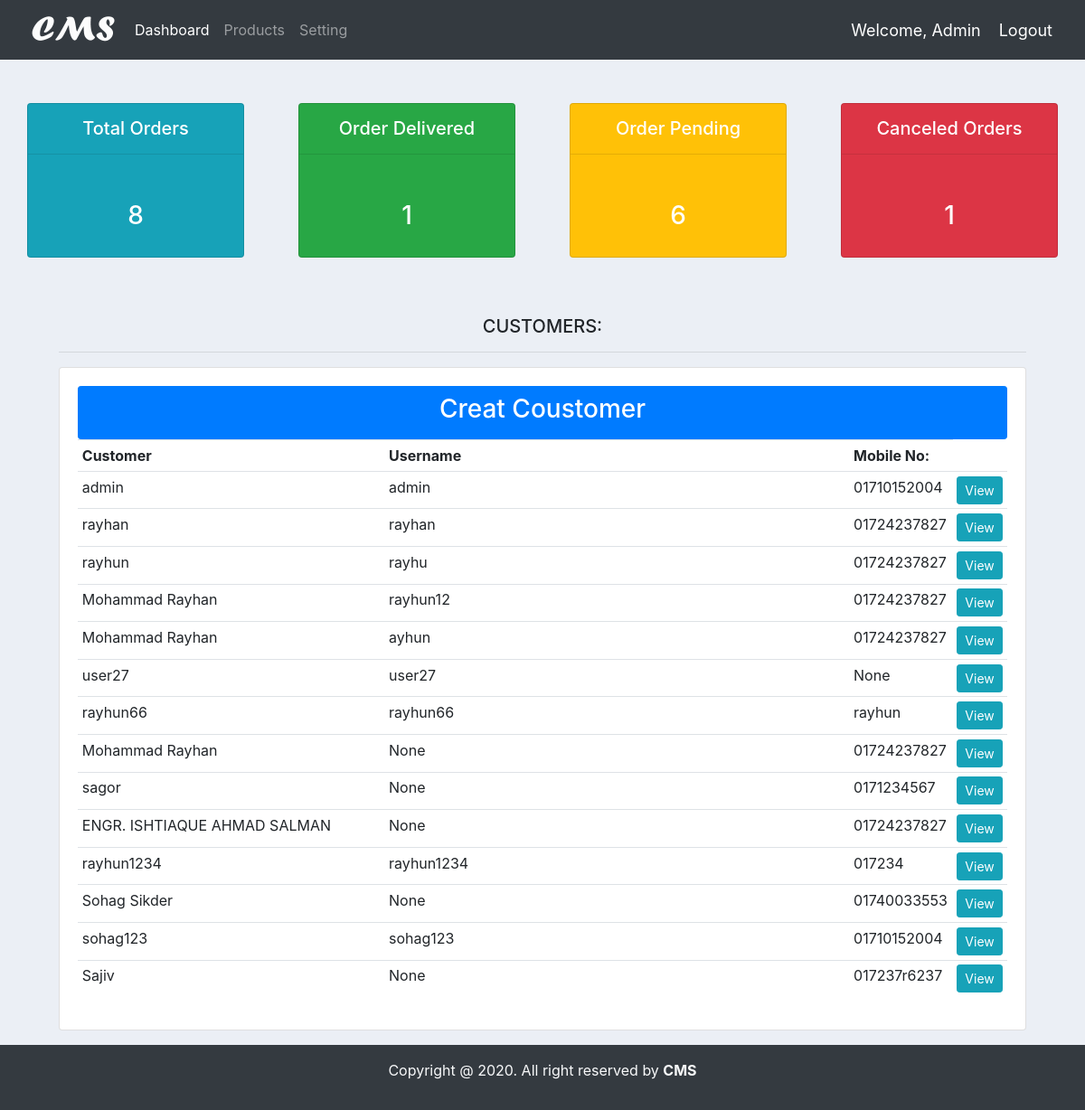
The app's page /all/customer (signed in) with its own data.
### accounts/models.py (models this page shows, shortened)
class Customer(models.Model):
    user = models.OneToOneField(User, null=True, blank=True, on_delete=models.CASCADE)
    name = models.CharField(max_length=200, null=True)
    phone = models.CharField(max_length=200, null=True)
    email = models.CharField(max_length=200, null=True)
    profile_pic = models.ImageField(default="demo.jpg", null=True, blank=True)
    date_created = models.DateTimeField(auto_now_add=True, null=True)

### accounts/decorators.py (the view)
    def wrapper_func(request, *args, **kwargs):
        group = None
        if request.user.groups.exists():
            group = request.user.groups.all()[0].name
        if group == 'customer':
            return redirect('user_profile')
        elif group == 'admin':
            return view_func(request, *args, **kwargs)
        else:
            context = {}
            return render(request, 'accounts/customer_not_auth.html', context)

### accounts/views.py (called while the page is built)
@login_required
@admin_only
def all_customer(request):
    orders = Order.objects.all()
    customers = Customer.objects.all()
    total_orders = orders.count()
    order_delivered = orders.filter(statur='Delivered').count()
    order_pending = orders.filter(statur='Pending').count()
    order_cancels = orders.filter(statur='Canceled Order').count()
    context = {
        'total_orders':total_orders,
        'order_delivered':order_delivered,
        'order_pending':order_pending,
        'order_cancels':order_cancels,
        'customers':customers
    }
    return render(request, 'accounts/customer_list.html',context)

### accounts/templates/accounts/customer_list.html
{% extends 'accounts/main.html' %}
{% block content %}
<div class="container-fluid">
    {% include 'accounts/status.html' %}
    <div class="row">
        <div class="col-md-11 m-auto">
            <h5 class="text-center">CUSTOMERS:</h5>
            <hr>
            <div class="card card-body">
                <a class="btn btn-primary btn-sm btn-block py-2" href="{% url 'create_customer' %}">
                    <h3>Creat Coustomer</h3>
                </a>
                <table class="table table-sm">
                    <tr>
                        <th width="33%">Customer</th>
                        <th width="50%">Username</th>
                        <th>Mobile No:</th>
                    </tr>
                    {% for customer in customers %}
                    <tr>
                        <td>{{ customer.name }}</td>
                        <td>{{ customer.user }}</td>
                        <td>{{ customer.phone }}</td>
                        <td align="left"><a class="btn btn-sm btn-info" href="{% url 'customer' customer.pk %}">View</a>
                        </td>
                    </tr>
                    {% endfor %}
                </table>
            </div>
        </div>
    </div>
</div>
{% endblock %}

### accounts/templates/accounts/navbar.html (shortened to what this page needs)
{% load static %}
<nav class="navbar navbar-expand-lg navbar-dark bg-dark">
  <a href="{% url 'home' %}"><img id="logo" src="{% static '/images/logo.png' %}" alt="" title="Customer Management System"></a>
    <div class="collapse navbar-collapse" id="navbarSupportedContent">
      <ul class="navbar-nav mr-auto">
        {% if request.user.is_staff %}
        <li class="nav-item active">
          <a class="nav-link" href="{% url 'home' %}">Dashboard</a>
        </li>
        {% endif %}
        <li class="nav-item">
          <a class="nav-link" href="{% url 'products' %}">Products</a>
        </li>
        <li class="nav-item">
          <a class="nav-link" href="{% url 'account' %}">Setting</a>
        </li>
      </ul>
    </div>
    <span class="hello">Welcome, {{ request.user|title }} </span>
    <span><a class="hello" href="{% url 'logout' %}">Logout</a></span>
  </nav>

### static/css/main.css (style rules this page uses)
#logo { height: 50PX; }
body { background-color: #ebeff5; }

### accounts/templates/accounts/navbar.html (style rules this page uses)
.hello { color: #fff; font-size: 18px; margin-right: 20px; }

### records on screen
Customer: name "admin", user "admin", phone "01710152004"
Customer: name "rayhan", user "rayhan", phone "01724237827"
Customer: name "rayhun", user "rayhu", phone "01724237827"
Customer: name "Mohammad Rayhan", user "rayhun12", phone "01724237827"
Customer: name "Mohammad Rayhan", user "ayhun", phone "01724237827"
Customer: name "user27", user "user27", phone "None"
Customer: name "rayhun66", user "rayhun66", phone "rayhun"
Customer: name "Mohammad Rayhan", user "None", phone "01724237827"
Customer: name "sagor", user "None", phone "0171234567"
Customer: name "ENGR. ISHTIAQUE AHMAD SALMAN", user "None", phone "01724237827"
Customer: name "rayhun1234", user "rayhun1234", phone "017234"
Customer: name "Sohag Sikder", user "None", phone "01740033553"
Customer: name "sohag123", user "sohag123", phone "01710152004"
Customer: name "Sajiv", user "None", phone "017237r6237"

### other values on screen
{{ request.user|title }} "Admin"
{{ total_orders }} "8"
{{ order_delivered }} "1"
{{ order_pending }} "6"
{{ order_cancels }} "1"
